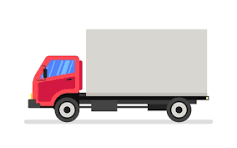
#> input picture Object Detection (JACCRAD)/truck.png, 237 x 148 px
$ jupyter execute bremove1.ipynb
#> lines starting #> are read from the running program, lines starting #| are printed output that depends on the picture; after the words box and inside, x2 and y2 are one past the last pixel; in counts of white or black regions, pixels touching at a corner belong together
[cell 1]
import cv2

def draw_bounding_box(image, box, color=(0, 255, 0), thickness=2):
    """Draw a bounding box on the image."""
    x1, y1, x2, y2 = box
    cv2.rectangle(image, (x1, y1), (x2, y2), color, thickness)

# Load the original image
image_path = "truck.png"
original_image = cv2.imread(image_path)
#> original_image is the input picture: shape (148, 237, 3); mean B, G, R 221.4, 220.5, 227.7

# Define ground truth and predicted bounding boxes
ground_truth_boxes = [(50, 50, 150, 150)]  # Ground truth bounding box coordinates (x1, y1, x2, y2)
predicted_boxes = [(60, 60, 140, 140), (200, 200, 250, 250)]  # Predicted bounding box coordinates

# Create a copy of the original image for visualization
detected_image = original_image.copy()

# Draw ground truth bounding boxes (in blue)
for box in ground_truth_boxes:
    draw_bounding_box(detected_image, box, color=(255, 0, 0))
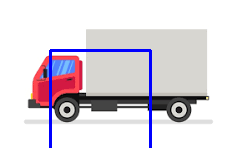
#> detected_image: shape (148, 237, 3); 2.52% of pixels changed, all inside (x1, y1, x2, y2) = (49, 49, 152, 148)

# Draw predicted bounding boxes (in green) and display the detected objects
for box in predicted_boxes:
    draw_bounding_box(detected_image, box, color=(0, 255, 0))
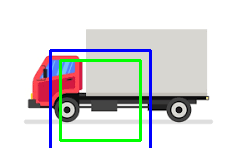
#> detected_image: shape (148, 237, 3); 2.73% of pixels changed, all inside (x1, y1, x2, y2) = (59, 59, 142, 142)

# Display the original image with detected objects
cv2.imshow("Detected Objects", detected_image)
cv2.waitKey(0)
cv2.destroyAllWindows()

[cell 2]
def calculate_iou(box1, box2):
    """Calculate the Intersection over Union (IoU) of two bounding boxes."""
    # Determine the (x, y)-coordinates of the intersection rectangle
    x1 = max(box1[0], box2[0])
    y1 = max(box1[1], box2[1])
    x2 = min(box1[2], box2[2])
    y2 = min(box1[3], box2[3])

    # Calculate the area of intersection rectangle
    intersection_area = max(0, x2 - x1 + 1) * max(0, y2 - y1 + 1)

    # Calculate the area of both bounding boxes
    box1_area = (box1[2] - box1[0] + 1) * (box1[3] - box1[1] + 1)
    box2_area = (box2[2] - box2[0] + 1) * (box2[3] - box2[1] + 1)

    # Calculate the intersection over union
    iou = intersection_area / float(box1_area + box2_area - intersection_area)

    return iou

def detect_objects(ground_truth_boxes, predicted_boxes, threshold=0.5):
    """Detect objects using the Jaccard index (IoU) between ground truth and predicted bounding boxes."""
#> called with threshold = 0.5
    detected_objects = []

    for pred_box in predicted_boxes:
        max_iou = 0
        detected_object = None

        for gt_box in ground_truth_boxes:
            iou = calculate_iou(pred_box, gt_box)

            if iou > max_iou:
                max_iou = iou
                detected_object = gt_box

        if max_iou >= threshold:
            detected_objects.append(detected_object)

    return detected_objects

# Example usage
ground_truth_boxes = [(50, 50, 150, 150)]  # Ground truth bounding box coordinates (x1, y1, x2, y2)
predicted_boxes = [(60, 60, 140, 140), (200, 200, 250, 250)]  # Predicted bounding box coordinates

detected_objects = detect_objects(ground_truth_boxes, predicted_boxes)

print("Detected Objects:", detected_objects)

[cell 3]
import cv2
import numpy as np

def calculate_iou(box1, box2):
    """Calculate the Intersection over Union (IoU) of two bounding boxes."""
    # Determine the (x, y)-coordinates of the intersection rectangle
    x1 = max(box1[0], box2[0])
    y1 = max(box1[1], box2[1])
    x2 = min(box1[2], box2[2])
    y2 = min(box1[3], box2[3])

    # Calculate the area of intersection rectangle
    intersection_area = max(0, x2 - x1 + 1) * max(0, y2 - y1 + 1)

    # Calculate the area of both bounding boxes
    box1_area = (box1[2] - box1[0] + 1) * (box1[3] - box1[1] + 1)
    box2_area = (box2[2] - box2[0] + 1) * (box2[3] - box2[1] + 1)

    # Calculate the intersection over union
    iou = intersection_area / float(box1_area + box2_area - intersection_area)

    return iou

def detect_objects(image, ground_truth_boxes, predicted_boxes, threshold=0.5):
    """Detect objects using the Jaccard index (IoU) between ground truth and predicted bounding boxes."""
    detected_objects = []

    for pred_box in predicted_boxes:
        max_iou = 0

        for gt_box in ground_truth_boxes:
            iou = calculate_iou(pred_box, gt_box)

            if iou > max_iou:
                max_iou = iou

        if max_iou >= threshold:
            detected_objects.append(pred_box)

    # Draw bounding boxes around the detected objects on the original image
    for box in detected_objects:
        x1, y1, x2, y2 = box
        cv2.rectangle(image, (x1, y1), (x2, y2), (0, 255, 0), 2)

    return image

# Load the original image
image = cv2.imread("img/Fine-needle-aspiration-smear-of-cutaneous-leishmaniasis-showing-a-single-macrophage.png")
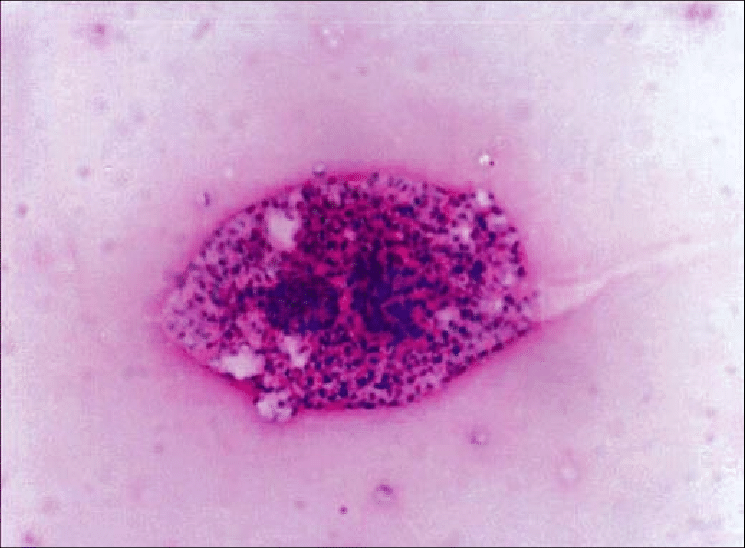
#> input picture Object Detection (JACCRAD)/img/Fine-needle-aspiration-smear-of-cutaneous-leishmaniasis-showing-a-single-macrophage.png, 745 x 548 px
#> image is the input picture: shape (548, 745, 3); mean B, G, R 201.6, 157.6, 203.9

# Define ground truth bounding boxes and predicted bounding boxes
ground_truth_boxes = [(50, 50, 150, 150)]  # Ground truth bounding box coordinates (x1, y1, x2, y2)
predicted_boxes = [(60, 60, 140, 140), (200, 200, 250, 250)]  # Predicted bounding box coordinates

# Detect objects using the Jaccard index
detected_image = detect_objects(image.copy(), ground_truth_boxes, predicted_boxes)

# Display the final image with the detected objects
cv2.imshow("Detected Objects", detected_image)
cv2.waitKey(0)
cv2.destroyAllWindows()

[cell 4]
import cv2
import numpy as np

def calculate_iou(box1, box2):
    """Calculate the Intersection over Union (IoU) of two bounding boxes."""
    # Determine the (x, y)-coordinates of the intersection rectangle
    x1 = max(box1[0], box2[0])
    y1 = max(box1[1], box2[1])
    x2 = min(box1[2], box2[2])
    y2 = min(box1[3], box2[3])

    # Calculate the area of intersection rectangle
    intersection_area = max(0, x2 - x1 + 1) * max(0, y2 - y1 + 1)

    # Calculate the area of both bounding boxes
    box1_area = (box1[2] - box1[0] + 1) * (box1[3] - box1[1] + 1)
    box2_area = (box2[2] - box2[0] + 1) * (box2[3] - box2[1] + 1)

    # Calculate the intersection over union
    iou = intersection_area / float(box1_area + box2_area - intersection_area)

    return iou

def detect_objects(image, ground_truth_boxes, predicted_boxes, threshold=0.5):
    """Detect objects using the Jaccard index (IoU) between ground truth and predicted bounding boxes."""
#> called with threshold = 0.5
    detected_objects = []

    for pred_box in predicted_boxes:
        max_iou = 0

        for gt_box in ground_truth_boxes:
            iou = calculate_iou(pred_box, gt_box)

            if iou > max_iou:
                max_iou = iou

        if max_iou >= threshold:
            detected_objects.append(pred_box)

    # Draw bounding boxes around the detected objects on the original image
    for box in detected_objects:
        x1, y1, x2, y2 = box
        cv2.rectangle(image, (x1, y1), (x2, y2), (0, 255, 0), 2)
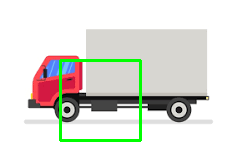
#> image: shape (148, 237, 3); mean B, G, R 215.9, 222.1, 222

    return detected_objects, image

# Load the original image
image = cv2.imread("truck.png")

# Define ground truth bounding boxes and predicted bounding boxes
ground_truth_boxes = [(50, 50, 150, 150)]  # Ground truth bounding box coordinates (x1, y1, x2, y2)
predicted_boxes = [(60, 60, 140, 140), (200, 200, 250, 250)]  # Predicted bounding box coordinates

# Detect objects using the Jaccard index
detected_objects, detected_image = detect_objects(image.copy(), ground_truth_boxes, predicted_boxes)
#> detected_objects = [(60, 60, 140, 140)]

# Display the final image with the detected objects
cv2.imshow("Detected Objects", detected_image)
cv2.waitKey(0)

# Display the detected objects separately
for i, box in enumerate(detected_objects):
    x1, y1, x2, y2 = box
    detected_object = image[y1:y2, x1:x2]
    cv2.imshow(f"Detected Object {i+1}", detected_object)
    cv2.waitKey(0)
#> this loop made 1 pass
#> pass 1, `detected_object = image[y1:y2, x1:x2]`:
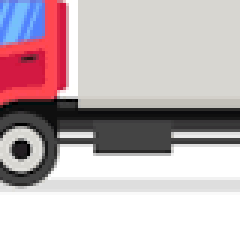
#> detected_object: shape (80, 80, 3) (shown 3 times larger); mean B, G, R 184.7, 181.3, 194.7

cv2.destroyAllWindows()

[cell 5]
import cv2
import numpy as np

def calculate_iou(box1, box2):
    """Calculate Intersection over Union (IoU) between two bounding boxes."""
    # Determine the (x, y)-coordinates of the intersection rectangle
    x1 = max(box1[0], box2[0])
    y1 = max(box1[1], box2[1])
    x2 = min(box1[2], box2[2])
    y2 = min(box1[3], box2[3])

    # Calculate the area of intersection rectangle
    intersection_area = max(0, x2 - x1 + 1) * max(0, y2 - y1 + 1)

    # Calculate the area of both bounding boxes
    box1_area = (box1[2] - box1[0] + 1) * (box1[3] - box1[1] + 1)
    box2_area = (box2[2] - box2[0] + 1) * (box2[3] - box2[1] + 1)

    # Calculate the intersection over union
    iou = intersection_area / float(box1_area + box2_area - intersection_area)

    return iou

# Load the original image
image = cv2.imread("truck.png")

# Display the original image to confirm it's loaded correctly
cv2.imshow("Original Image", image)
cv2.waitKey(0)
cv2.destroyAllWindows()

# Define the coordinates of the ground truth bounding box for the truck
x1_gt = 100  # Top-left x-coordinate of the bounding box
y1_gt = 150  # Top-left y-coordinate of the bounding box
x2_gt = 300  # Bottom-right x-coordinate of the bounding box
y2_gt = 250  # Bottom-right y-coordinate of the bounding box

# Use an object detection algorithm to predict bounding boxes for objects in the image
# This step depends on the specific object detection method you're using
# Assuming you have predicted bounding boxes for the truck, defined as follows:
predicted_boxes = [(50, 100, 250, 200)]  # Placeholder for predicted bounding boxes

# Assuming you have predicted bounding boxes for the truck, loop through each predicted box
for pred_box in predicted_boxes:
    # Calculate IoU between the predicted box and the ground truth truck box
    iou = calculate_iou(pred_box, (x1_gt, y1_gt, x2_gt, y2_gt))

    # Define a threshold to consider a predicted box as the truck
    threshold = 0.5  # You may need to adjust this threshold based on your specific scenario

    # If IoU is above the threshold, consider the predicted box as the truck
    if iou > threshold:
        # Crop the truck region from the original image
        truck_image = image[y1_gt:y2_gt, x1_gt:x2_gt]

        # Save the cropped truck image to a file
        cv2.imwrite("detected_truck.png", truck_image)

        # Display the cropped truck image
        cv2.imshow("Detected Truck", truck_image)
        cv2.waitKey(0)
        cv2.destroyAllWindows()

# Print a message to indicate that the script has finished
print("Script execution completed.")
